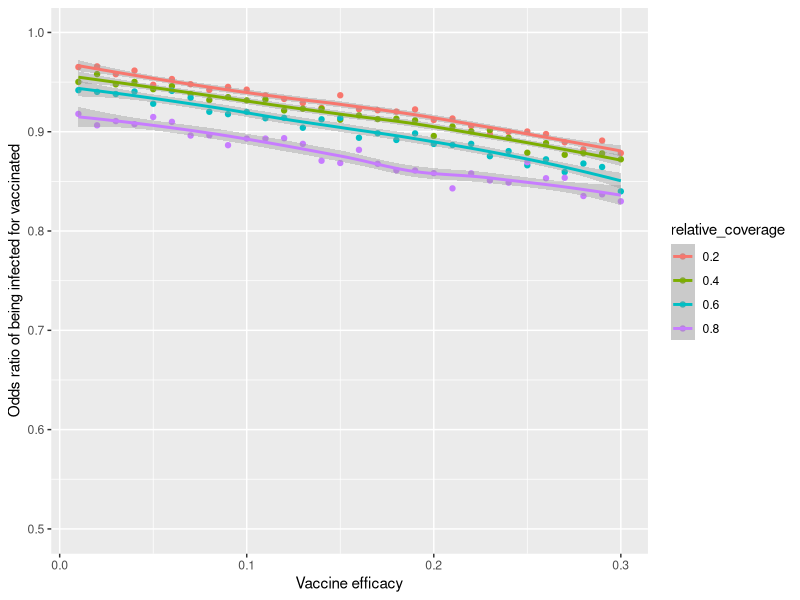
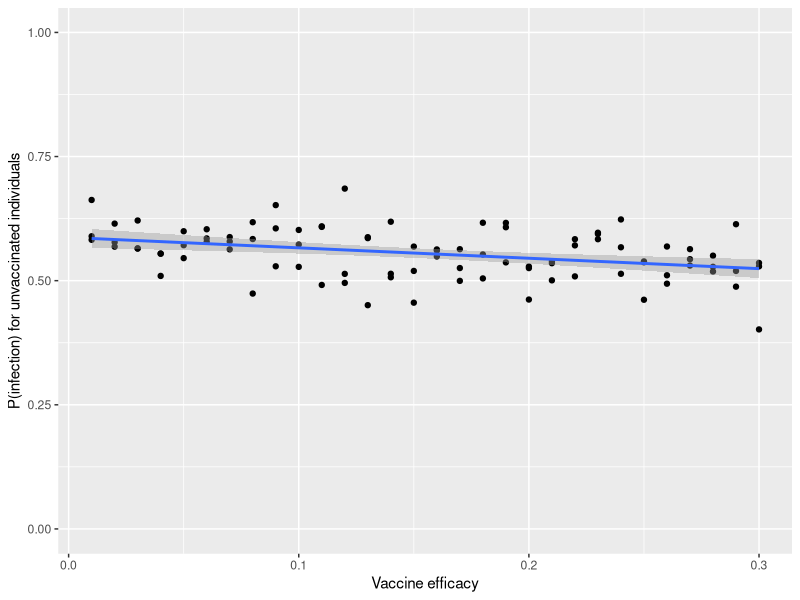
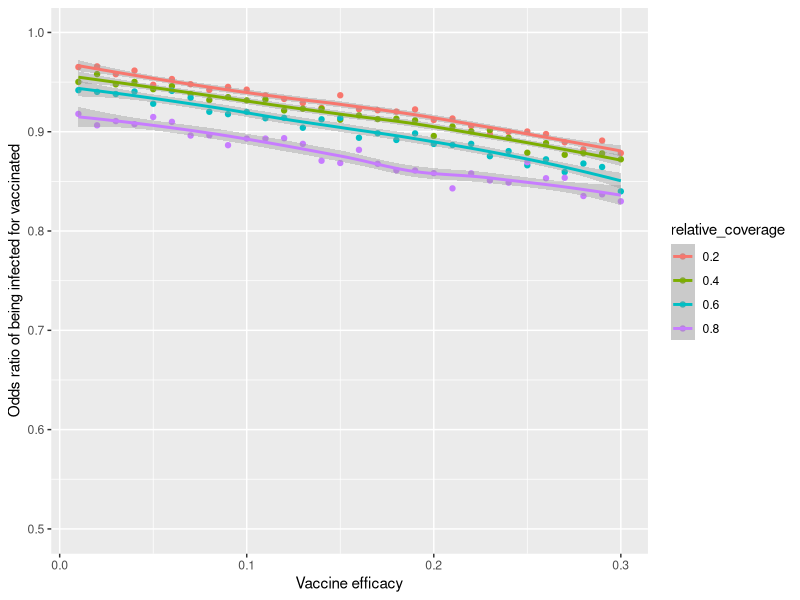
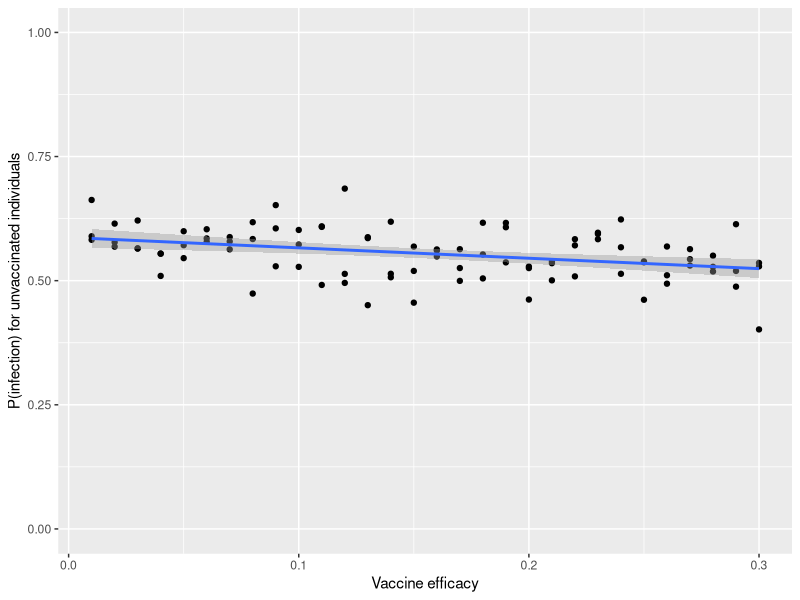

R code for these plots, in order:
library(ggplot2)
library(gridExtra)
library(grid)
library(plyr)
library(lattice)
library(reshape)
library(RColorBrewer)   # for brewer.pal(...)
library(cowplot)
library(Hmisc)
################################################################
dt <- read.csv("../data/vaccinated_comparisons_8Dec2017.csv", header=T)
str(dt)

dt$vac_prob_infection <- dt$vaccinated_total_infections/dt$total_vaccinated
dt$unvac_prob_infection <- dt$unvaccinated_total_infections/dt$total_unvaccinated
dt$OR.vax <- dt$vac_prob_infection/dt$unvac_prob_infection
dt$OR.unvax <- dt$unvac_prob_infection/dt$vac_prob_infection
### plot odds ration

dt1 <- subset(dt, dt$relative_coverage == 0.1)
dt2 <- subset(dt, dt$relative_coverage == 0.2)
dt3 <- subset(dt, dt$relative_coverage == 0.3)
dt4 <- subset(dt, dt$relative_coverage == 0.4)
dt5 <- subset(dt, dt$relative_coverage == 0.5)
dt6 <- subset(dt, dt$relative_coverage == 0.6)
dt7 <- subset(dt, dt$relative_coverage == 0.7)
dt8 <- subset(dt, dt$relative_coverage == 0.8)

dx <- rbind(dt2,dt4,dt6,dt8)
dx$relative_coverage <- factor(dx$relative_coverage)
p1 <- ggplot(dx, aes(x= vaccine_efficacy, y = OR.vax,  color = relative_coverage))+
  geom_point()+ geom_smooth(method = "loess") +ylim(0.5,1)+
  ylab("Odds ratio of being infected for vaccinated")+xlab("Vaccine efficacy")
p1
ggsave("odds_ratio_vaccinated_being_infected.pdf", p1, height=6, width = 8)

dx2 <- rbind(dt3,dt4,dt5)
m1 <- lm(unvac_prob_infection ~ vaccine_efficacy, data=dx2)
summary(m1)
p2 <- ggplot(dx2, aes(x= vaccine_efficacy, y = unvac_prob_infection))+
  geom_point()+ geom_smooth(method = "lm") + ylim(0,1)+
  ylab("P(infection) for unvaccinated individuals")+
  xlab("Vaccine efficacy")
p2
ggsave("herd_immunity.pdf", p2, height=4, width = 5)

dt1 <- dt[,c("relative_coverage", "vaccine_efficacy", "vac_prob_infection")]
dt2 <- dt[,c("relative_coverage", "vaccine_efficacy", "unvac_prob_infection")]
dt1$type <- "vaccinated"
dt2$type <- "unvaccinated"

colnames(dt1)[3] <- "prob_infection"
colnames(dt2)[3] <- "prob_infection"

df <- rbind(dt1, dt2)

df1 <- subset(df, df$relative_coverage == 0.1)
df2 <- subset(df, df$relative_coverage == 0.2)
df3 <- subset(df, df$relative_coverage == 0.3)
df4 <- subset(df, df$relative_coverage == 0.4)
df5 <- subset(df, df$relative_coverage == 0.5)
df6 <- subset(df, df$relative_coverage == 0.6)
df7 <- subset(df, df$relative_coverage == 0.7)
df8 <- subset(df, df$relative_coverage == 0.8)

de <- rbind(df1,df2,df3,df4,df5,df6,df7,df8)

p1 <- ggplot(de, aes(x=vaccine_efficacy, y=prob_infection, color = type))+
    theme_bw()+  geom_point() + geom_line()+
  xlab("vaccine efficacy")+ ylab("Probability of infection")+ facet_grid(relative_coverage~.)
